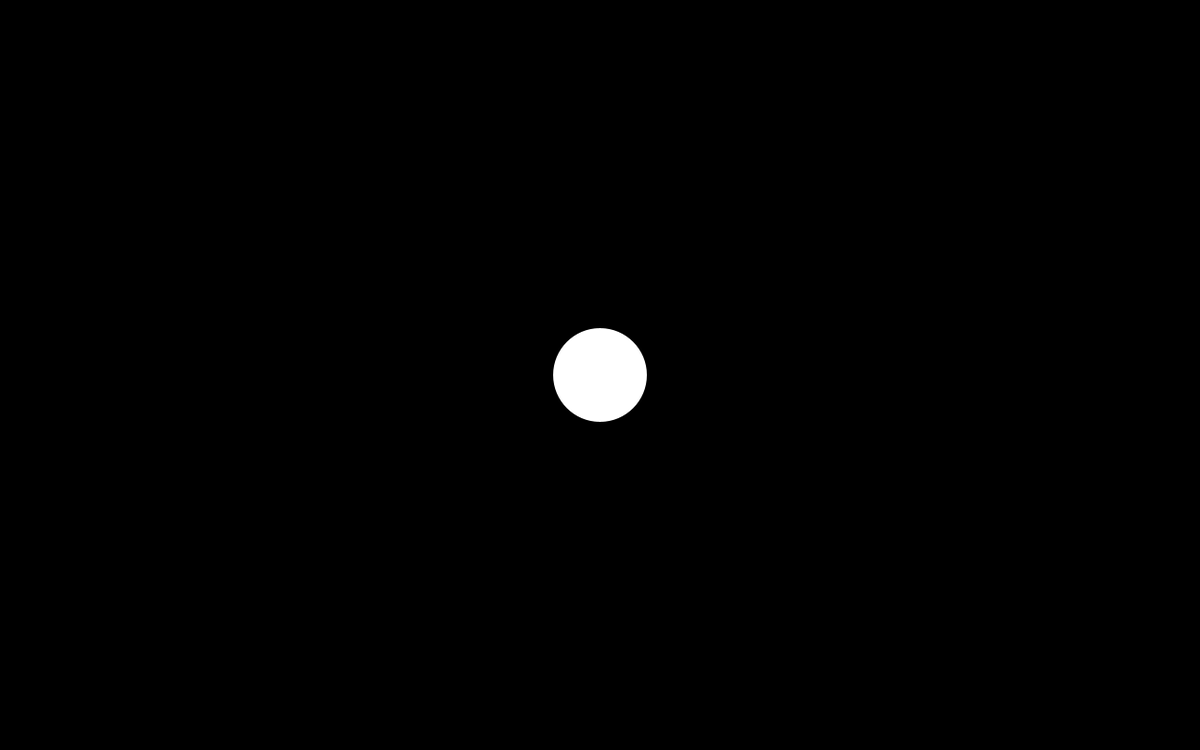
Frame 1 (no input)
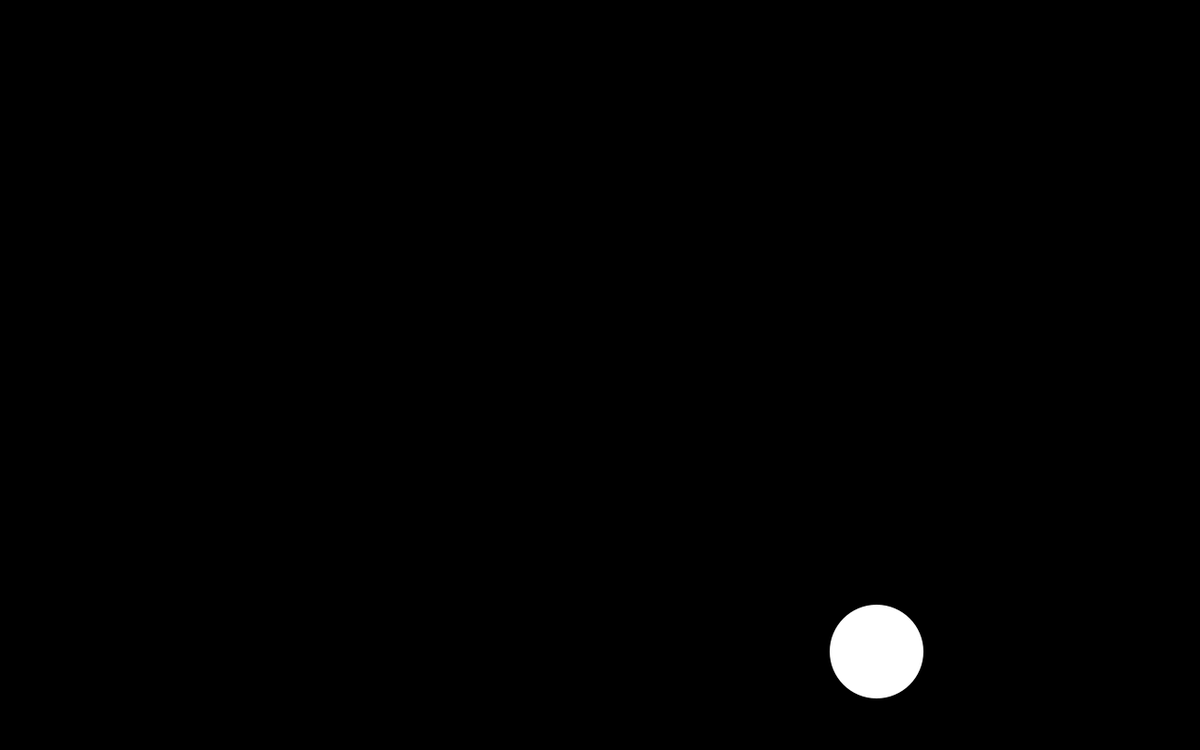
Frame 60 (the mouse pressed at the canvas centre just before this capture)
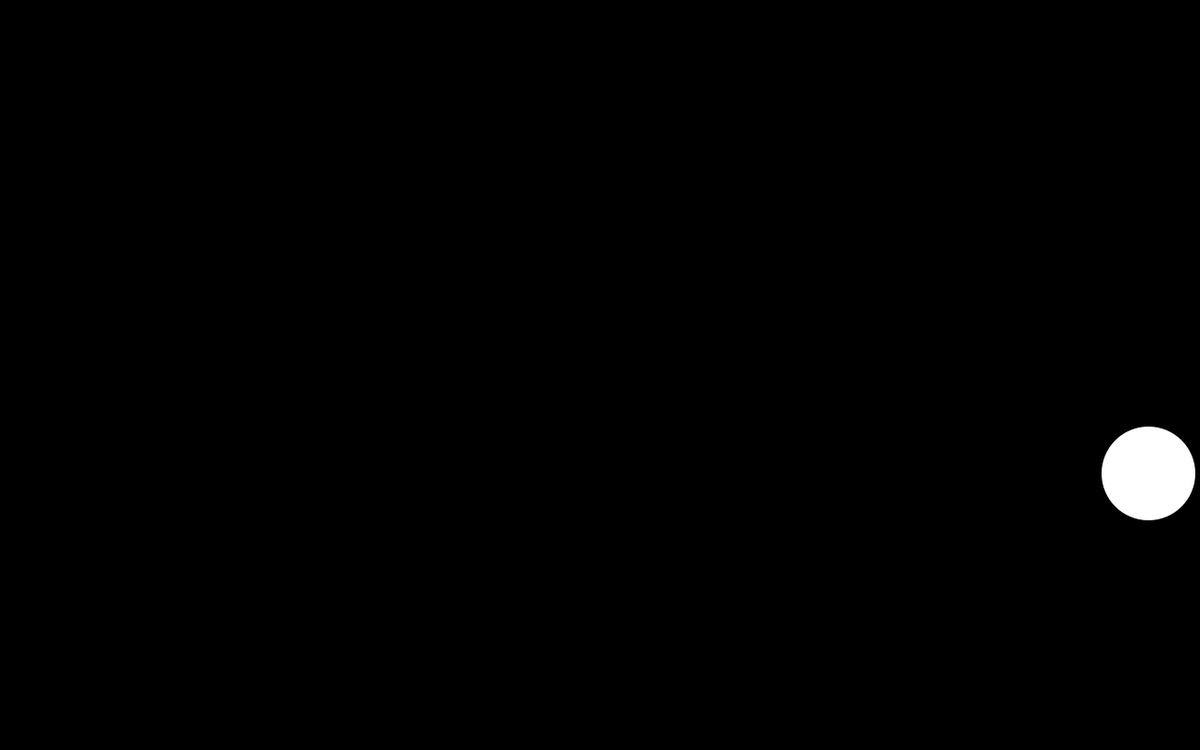
Frame 120 (the mouse held since frame 60 and released just before this capture)

The Processing sketch that drew these frames (run headless with seeded random() and noise(); from frame 60 on, the mouse is pressed at the canvas centre):

// Processing sketch: hw02_motion
// ── hw02_motion.pde
/*
hw02_sol2.pde
Homework #2
Author: Mindy Ruan
Summary: Create a Processing sketch that showcases object motion within 
the bounds of the canvas and somehow incorporates user input.

CONTROLS:
*** M - toggle manual movement
*** W/A/S/D - manual movement of ellipse is manual is true
*** UP/DOWN - increase/decrease the Y radius of ellipse respectively
*** RIGHT/LEFT - increase/decrease the X radius of ellipse respectively
*** R - randomly change ellipse fill color
*** F - strobe random ellipse fill colors
*/

float posX, posY; // X and Y positions of ellipse
float velX = 5.0, velY = 5.0; // X and Y velocities of ellipse
float radX = 100, radY = 100; // Sizes of ellipse X and Y radii
boolean manual = false; // Manual movement toggle
boolean strobe = false; // toggle strobing random ellipse fill colors

void setup() {
  size(1280, 800);
  // Start ellipse at center of canvas
  posX = width/2;
  posY = height/2;
  noStroke();
}

void draw() {
  background(0);
  ellipse(posX, posY, radX, radY);
  // If manual is false, automatically update ellipse's x and y position 
  // by velocity, and reverse direction at the canvas edges
  if (!manual) {
    if (posX >= width-radX/2 || posX <= radX/2) velX *= -1;
    if (posY >= height-radY/2 || posY <= radY/2) velY *= -1;
    posX += velX;
    posY += velY;
  }
  // If strobe is true, fill ellipse with random color
  if (strobe) {
    fill(random(0, 255), random(0, 255), random(0, 255));
  }
}

// M - toggle manual movement
// WASD - manual movement
// LEFT/RIGHT - decr/incr radX
// UP/DOWN - incr/decr radY
// R - change ellipse fill color randomly
// F - strobe random ellipse fill colors
void keyPressed() {
  // UP/DOWN/LEFT/RIGHT arrow keys to change ellipse radii sizes
  if (keyCode == 38) radY++; //UP
  if (keyCode == 40) radY--; //DOWN
  if (keyCode == 37) radX--; //LEFT
  if (keyCode == 39) radX++; //RIGHT
  // M to toggle manual movement (true or false)
  if (key == 'm' || key == 'M') {
    manual = !manual;
  }
  // R to randomly change ellipse fill color
  if (key == 'r' || key == 'R') {
    fill(random(0, 255), random(0, 255), random(0, 255));
  }
  // F to strobe random ellipse fill colors
  if (key == 'f' || key == 'F') {
    strobe = !strobe;
  }
  // If manual is true, allow WASD movement
  if (manual) {
    if (key == 'w' || key == 'W') {
      posY -= 5.0;
    }
    if (key == 'a' || key == 'A') {
      posX -= 5.0;
    }
    if (key == 's' || key == 'S') {
      posY += 5.0;
    }
    if (key == 'd' || key == 'D') {
      posX += 5.0;
    }
    // Reset the ellipse's x or y position if outside of canvas bounds
    if (posX >= width-radX/2 || posX <= radX/2) posX = width/2;
    if (posY >= height-radY/2 || posY <= radY/2) posY = height/2;
  }
}
